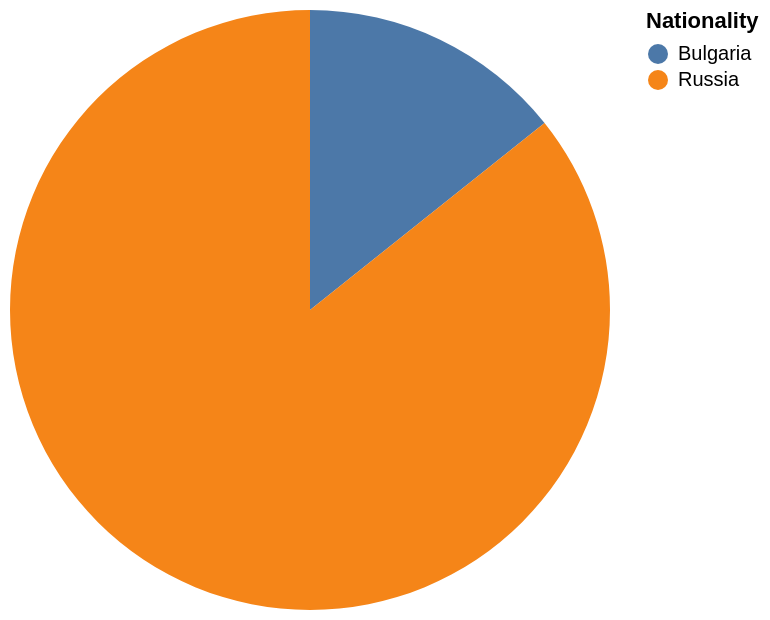

The Vega-Lite source for this figure:
### Vega-Lite specification from a JSON file in a GitHub repository (floating-point values rounded to 4 significant figures)
{"data": {"values": [{"x_data": "Bulgaria", "y_data": 1}, {"x_data": "Russia", "y_data": 6}]}, "mark": "arc", "encoding": {"theta": {"field": "y_data", "type": "quantitative", "title": "COUNT(*)"}, "color": {"field": "x_data", "type": "nominal", "title": "Nationality"}}}
